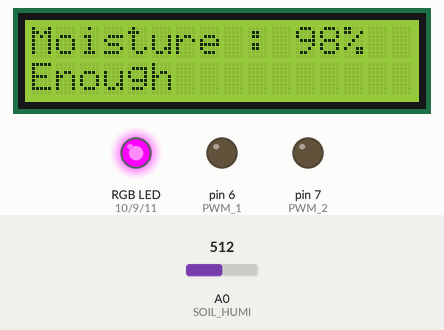
Simulated run of this sketch. Board: Arduino Uno, built with avr-gcc and run on an emulated ATmega328P. Shown: 16×2 character LCD, an RGB LED mixed from three pins (HIGH = lit), output pins drawn as LEDs (lit = HIGH). The test bench sets the inputs (shaded band); at power-on: A0 (SOIL_HUMI) = 512.

Above: at 3.3 s.
3.4 s: A0 (SOIL_HUMI) set to 716
6.4 s: A0 (SOIL_HUMI) set to 900
At 6.9 s:
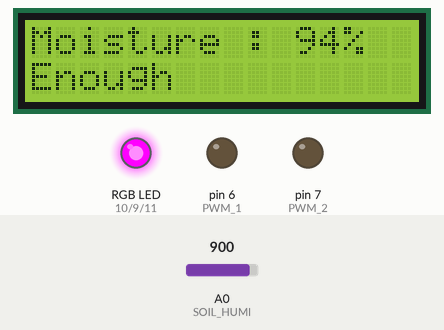
8.0 s: A0 (SOIL_HUMI) set to 414
At 9.1 s:
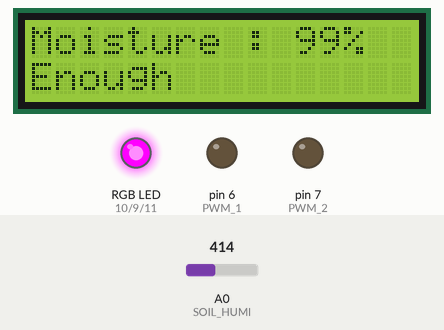
9.6 s: A0 (SOIL_HUMI) set to 382
At 10.6 s:
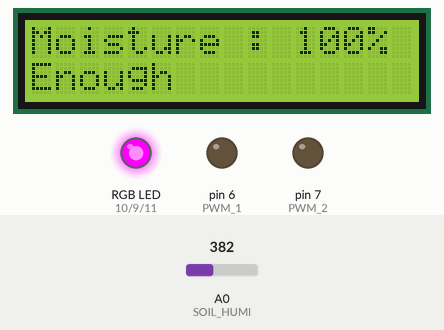
11.2 s: A0 (SOIL_HUMI) set to 511
At 12.7 s:
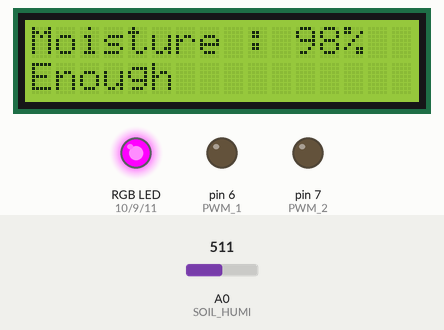
14.2 s: A0 (SOIL_HUMI) set to 306
At 15.2 s:
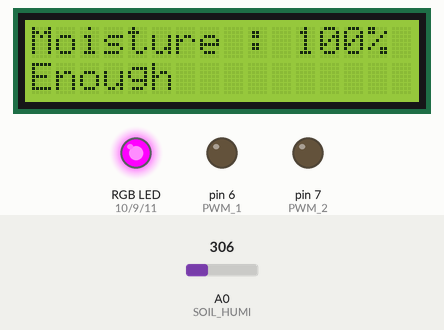
Timing chart, 0 to 17.2 s (numbered marks = the images above; inputs shaded):
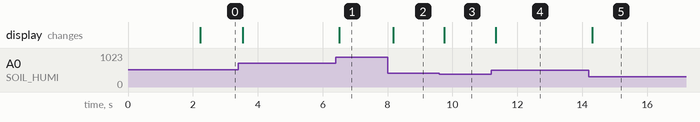

The sketch:

sketch_feb04a_smart-farm.ino
```cpp
#include <LiquidCrystal_I2C.h>
#include <SoftwareSerial.h>
#include <Wire.h>

#define SOIL_HUMI A0
#define BT_RX 2
#define BT_TX 3
#define PWM_1 6
#define PWM_2 7
#define RGB_R 10
#define RGB_G 9
#define RGB_B 11

#define On_Time 2000
#define PUMP_OFF 0
#define PUMP_START 170
#define PUMP_MAX 230
#define LCD_ADDR 0x27

LiquidCrystal_I2C lcd(LCD_ADDR,16,2);
SoftwareSerial bt(BT_TX,BT_RX);
unsigned long pm=0;
int soilHumidity;

void initPin() {
  Serial.begin(9600);
  bt.begin(9600);
  lcd.init();
  pinMode(PWM_1,OUTPUT);
  pinMode(PWM_2,OUTPUT);
  pinMode(PWM_1,OUTPUT);
  pinMode(RGB_R,OUTPUT);
  pinMode(RGB_G,OUTPUT);
  pinMode(RGB_B,OUTPUT);
  digitalWrite(RGB_R, LOW);
  digitalWrite(RGB_G, LOW);
  digitalWrite(RGB_B, LOW);
  analogWrite(PWM_1,0);
  analogWrite(PWM_2,0);
}
void introLcd() {
  lcd.init();
  lcd.backlight();
  lcd.setCursor(0,0);
  lcd.print("SMART PLANTING");
}
void printLcd() {
  lcd.init();
  lcd.clear();
  lcd.backlight();
  lcd.setCursor(0,0);
  lcd.print("Moisture : ");
  lcd.print(soilHumidity);
  lcd.print("%");
  lcd.setCursor(0,1);
  if(soilHumidity < 20) lcd.print("Need Water");
  else if(soilHumidity < 30) lcd.print("Dry");
  else if(soilHumidity < 60) lcd.print("Wet");
  else lcd.print("Enough");
}
void writeRGB(bool R,bool G, bool B) {
  digitalWrite(RGB_R,R);
  digitalWrite(RGB_G,G);
  digitalWrite(RGB_B,B);
}
void calcSoilHumidity() {
  soilHumidity = map(analogRead(SOIL_HUMI), 10000, 400, 0, 100);
  if(soilHumidity > 100) {
    soilHumidity  = 100;
  }
  else if(soilHumidity < 0) {
    soilHumidity  = 0;
  }
}

void turn_on_pump() {
  if(soilHumidity < 20) {
    delay(2000);
    lcd.clear();
    lcd.noBacklight();
    delay(250);
    for(int i=PUMP_START; i<PUMP_MAX; i++) {
      analogWrite(PWM_1, PUMP_OFF);
      delay(250);
    }
    delay(On_Time);
    analogWrite(PWM_1, PUMP_OFF);
    delay(250);
  }
  else {
    analogWrite(PWM_1, PUMP_OFF);
  }
}
void chkBT() {
  if(bt.available() > 0) {
    byte data = bt.read();
    if(data==1) {
      writeRGB(HIGH, LOW, HIGH);
    }
    else if(data==2) {
      writeRGB(LOW, LOW, LOW);
    }
    else if(data==3) {
      turn_on_pump();
    }

  }
}
void setup() {
  initPin();
  introLcd();
  delay(On_Time);
  writeRGB(HIGH, LOW, HIGH);
}

void loop() {
  calcSoilHumidity();
  unsigned long cm = millis();
  if(cm-pm >= 1000) {
    pm =cm;
    bt.print(soilHumidity);
  }
  printLcd();
  chkBT();
  if(soilHumidity < 20) {
    bt.print(soilHumidity);
    delay(500);
    turn_on_pump();
  }
}
```

Measured:
- after the input at 6.4 s, the display: changes after 0.11 s (image 1)
- after the input at 8.0 s, the display: changes after 0.17 s (image 2)
- after the input at 9.6 s, the display: changes after 0.15 s (image 3)
- after the input at 11.2 s, the display: changes after 0.14 s (image 4)
- after the input at 14.2 s, the display: changes after 0.11 s (image 5)
